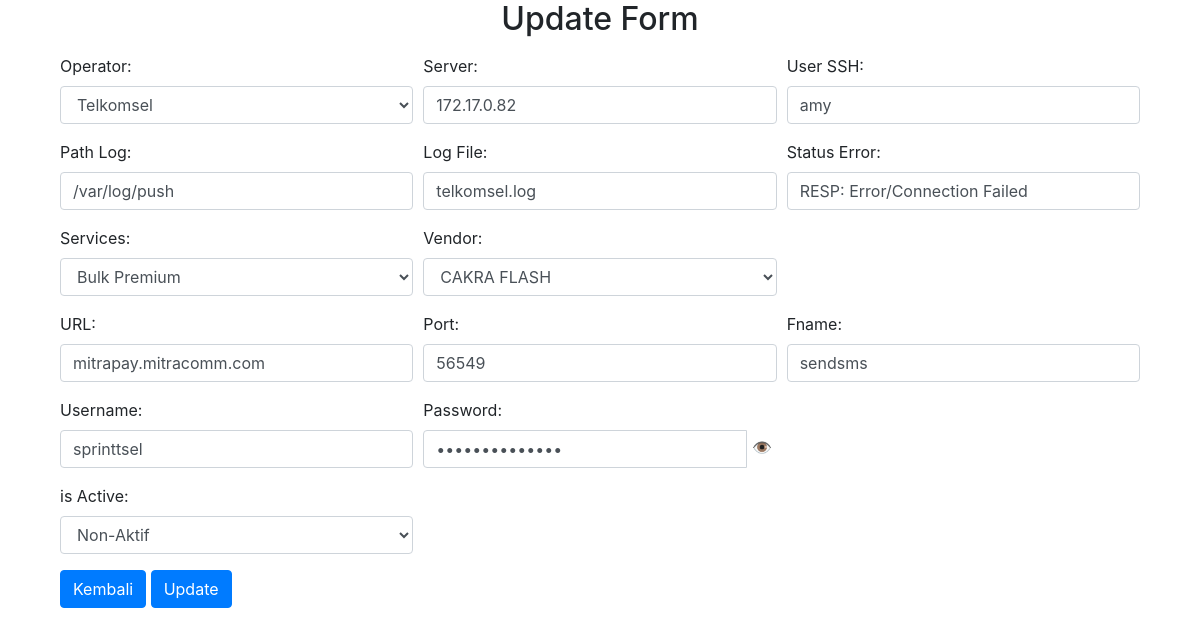
Page /update.php?id=51 on the committed database.
### tables this page shows
CREATE TABLE `config_status_telco_new`  (
  `id` int NOT NULL AUTO_INCREMENT,
  `operator` varchar(30) NULL DEFAULT NULL,
  `server` varchar(45) NULL DEFAULT NULL,
  `user_ssh` varchar(45) NULL DEFAULT NULL,
  `logfile` varchar(45) NULL DEFAULT NULL,
  `pathlog` varchar(45) NULL DEFAULT NULL,
  `status_err` varchar(45) NULL DEFAULT NULL,
  `service` varchar(45) NULL DEFAULT NULL,
  `vendor` varchar(45) NULL DEFAULT NULL,
  `url` varchar(45) NULL DEFAULT NULL,
  `port` varchar(45) NULL DEFAULT NULL,
  `uname` varchar(45) NULL DEFAULT NULL,
  `upass` varchar(45) NULL DEFAULT NULL,
  `time_log` datetime NULL DEFAULT CURRENT_TIMESTAMP ON UPDATE CURRENT_TIMESTAMP,
  `fname` varchar(45) NULL DEFAULT NULL,
  `is_active` enum('0','1') NULL DEFAULT NULL,
  PRIMARY KEY (`id`) USING BTREE
);

### update.php (the view, shortened to what this page needs)
<?php
include 'konekDB.php';
$conn = new mysqli($servername, $username, $password, $dbname);
$idToUpdate = $_GET['id'];
$queryGetData = "SELECT * FROM config_status_telco_new WHERE id = $idToUpdate";
$resultGetData = $conn->query($queryGetData);
$rowData = $resultGetData->fetch_assoc();
$queryVendor = "SELECT * FROM g_vendor";
$resultVendor = $conn->query($queryVendor);
?>
<!DOCTYPE html>
<html lang="en">
<head>
    <link rel="stylesheet" href="https://cdn.jsdelivr.net/npm/bootstrap-icons@1.11.2/font/bootstrap-icons.min.css">
    <link rel="stylesheet" href="https://stackpath.bootstrapcdn.com/bootstrap/4.3.1/css/bootstrap.min.css">
    <link rel="stylesheet" href="https://cdnjs.cloudflare.com/ajax/libs/font-awesome/4.7.0/css/font-awesome.min.css">
    <link rel="stylesheet" href="https://cdn.datatables.net/1.10.22/css/jquery.dataTables.min.css">
</head>
<body>
    <h2 style="text-align: center;">Update Form</h2>
    <div class="container">
        <div class="row mt-3">
            <div class="col">
                <div class="container-fluid">
                    <form method="post" action="proses_update.php">
                        <div class="form-row">
                            <div class="form-group col-md-4">
                                <label for="operator">Operator:</label>
                                <select id="operator" class="form-control" name="operator">
                                    <option value="Telkomsel" <?php echo ($rowData['operator'] == 'Telkomsel') ? 'selected' : ''; ?>>Telkomsel</option>
                                </select>
                            </div>
                            <div class="form-group col-md-4">
                                <label for="server">Server:</label>
                                <input type="text" id="server" class="form-control" name="server" value="<?php echo $rowData['server']; ?>">
                            </div>
                            <div class="form-group col-md-4">
                                <label for="user_ssh">User SSH:</label>
                                <input type="text" id="user_ssh" class="form-control" name="user_ssh" value="<?php echo $rowData['user_ssh']; ?>">
                            </div>
                        </div>
                        <div class="form-row">
                            <div class="form-group col-md-4">
                                <label for="pathlog">Path Log:</label>
                                <input type="text" class="form-control" id="pathlog" name="pathlog" placeholder="/path/to/folder" value="<?php echo $rowData['pathlog']; ?>">
                            </div>
                            <div class="form-group col-md-4">
                                <label for="logfile">Log File:</label>
                                <input type="text" class="form-control" id="logfile" name="logfile" placeholder="logfile.log" value="<?php echo $rowData['logfile']; ?>">
                            </div>
                            <div class="form-group col-md-4">
                                <label for="status_err">Status Error:</label>
                                <input type="text" class="form-control" id="status_err" name="status_err" placeholder="RESP: Error/Connection" value="<?php echo $rowData['status_err']; ?>">
                            </div>
                        </div>
                        <div class="form-row">
                            <div class="form-group col-md-4">
                                <label for="service">Services:</label>
                                <select id="service" class="form-control" name="service">
                                    <option value="Bulk Premium" <?php echo ($rowData['service'] == 'Bulk Premium') ? 'selected' : ''; ?>>Bulk Premium</option>
                                </select>
                            </div>
                            <div class="form-group col-md-4">
                                <label for="vendor">Vendor:</label>
                                <select id="vendor" class="form-control" name="vendor" required>
                                    <?php
                                    if ($resultVendor->num_rows > 0) {
                                        while ($rowVendor = $resultVendor->fetch_assoc()) {
                                            echo '<option value="' . $rowVendor["vendor_name"] . '" ' . (($rowData['vendor'] == $rowVendor["vendor_name"]) ? 'selected' : '') . '>' . $rowVendor["vendor_name"] . '</option>';
                                        }
                                    }
                                    ?>
                                </select>
                            </div>
                        </div>
                        <div class="form-row">
                            <div class="form-group col-md-4">
                                <label for="url">URL:</label>
                                <input type="text" class="form-control" id="url" name="url" placeholder="send_ip_no" value="<?php echo $rowData['url']; ?>">
                            </div>
                            <div class="form-group col-md-4">
                                <label for="port">Port:</label>
                                <input type="text" class="form-control" id="port" name="port" placeholder="send_port" value="<?php echo $rowData['port']; ?>">
                            </div>
                            <div class="form-group col-md-4">
                                <label for="fname">Fname:</label>
                                <input type="text" class="form-control" id="fname" name="fname" placeholder="filename" value="<?php echo $rowData['fname']; ?>">
                            </div>
                        </div>
                        <div class="form-row">
                            <div class="form-group col-md-4">
                                <label for="uname">Username:</label>
                                <input type="text" class="form-control" id="uname" name="uname" placeholder="send_username" value="<?php echo $rowData['uname']; ?>">
                            </div>
                            <div class="form-group col-md-4">
                                <label for="upass">Password:</label>
                                <div class="input-group">
                                    <input type="password" class="form-control" id="upass" name="upass" placeholder="send_password" value="<?php echo $rowData['upass']; ?>">
                                    <span class="toggle-password" onclick="togglePasswordVisibility('upass')">👁️</span>
                                </div>
                            </div>
                        </div>
                        <div class="form-row">
                            <div class="form-group col-md-4">
                                <label for="is_active">is Active:</label>
                                <select id="is_active" class="form-control" name="is_active" required>
                                    <option value="0" <?php echo ($rowData['is_active'] == '0') ? 'selected' : ''; ?>>Non-Aktif</option>
                                </select>
                            </div>
                        </div>
                        <input class="btn btn-primary" type="reset" onclick="history.back()" value="Kembali">
                        <input class="btn btn-primary" type="submit" value="Update">
                    </form>
                </div>
            </div>
        </div>
    </div>
</body>
</html>

### update.php (style rules this page uses)
body { font-family: Arial, sans-serif; margin: 20px; }
form .input-group { position: relative; width: 100%; }
form .toggle-password { position: relative; top: 0; right: 0; transform: translateY(0%); cursor: pointer; padding: 5px; }

### rows in the picture
config_status_telco_new: operator "Telkomsel", server "172.17.0.82", user_ssh "amy", pathlog "/var/log/push", logfile "telkomsel.log", status_err "RESP: Error/Connection Failed", service "Bulk Premium", url "mitrapay.mitracomm.com", port "56549", fname "sendsms", uname "sprinttsel", is_active "Non-Aktif"

### other values in the picture
form field vendor "CAKRA FLASH"
